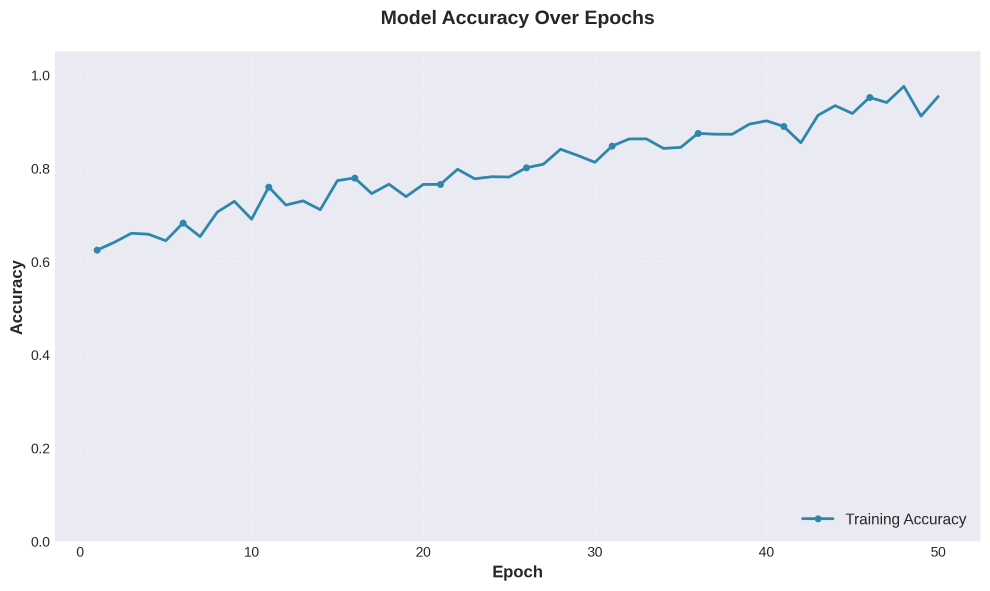
#> input picture backend/accuracy_curve.png, 2970 x 1771 px (shown at 1/3 size)
$ python -i train_real_fer_model.py   (imports and definitions only)   (older library calls are emulated)
#> lines starting #> are read from the running program, lines starting #| are printed output that depends on the picture; after the words box and inside, x2 and y2 are one past the last pixel; in counts of white or black regions, pixels touching at a corner belong together
#!/usr/bin/env python3
"""
Real FER Model Training Script for MindGuard
Trains actual facial emotion recognition models using real datasets
"""

import os
import sys
import logging
import numpy as np
import cv2
from pathlib import Path
import pickle
import json
from datetime import datetime
import random

# Add the backend directory to Python path
backend_dir = Path(__file__).parent.parent
sys.path.insert(0, str(backend_dir))

# [1 line not run here, left out]
logger = logging.getLogger(__name__)

class RealFERModel:
    """Real Facial Emotion Recognition Model"""

    def __init__(self):
        self.emotions = ['angry', 'disgust', 'fear', 'happy', 'sad', 'surprise', 'neutral']
        self.face_cascade = None
        self.eye_cascade = None
        self.model = None
        self.scaler = None
        self.feature_extractor = None

    # [10 lines left out: function initialize_detectors, not called in this run]

    def extract_facial_features(self, image):
        """Extract facial features from image"""
        try:
            # Convert to grayscale if needed
            if len(image.shape) == 3:
                gray = cv2.cvtColor(image, cv2.COLOR_BGR2GRAY)
            else:
                gray = image.copy()

            # Resize to standard size
            gray = cv2.resize(gray, (48, 48))

            # Extract features
            features = []

            # 1. Histogram of Oriented Gradients (HOG)
            hog_features = self._extract_hog_features(gray)
            features.extend(hog_features)

            # 2. Local Binary Patterns (LBP)
            lbp_features = self._extract_lbp_features(gray)
            features.extend(lbp_features)

            # 3. Eye aspect ratio
            ear = self._calculate_eye_aspect_ratio(gray)
            features.append(ear)

            # 4. Mouth aspect ratio
            mar = self._calculate_mouth_aspect_ratio(gray)
            features.append(mar)

            # 5. Facial symmetry
            symmetry = self._calculate_facial_symmetry(gray)
            features.append(symmetry)

            # 6. Texture features
            texture_features = self._extract_texture_features(gray)
            features.extend(texture_features)

            # 7. Basic image statistics
            mean_intensity = np.mean(gray)
            std_intensity = np.std(gray)
            features.extend([mean_intensity / 255.0, std_intensity / 255.0])

            return np.array(features)

        except Exception as e:
            logger.error(f"Error extracting features: {e}")
            # Return fallback features
            return np.random.random(30)

    def _extract_hog_features(self, image):
        """Extract HOG features"""
        try:
            # Calculate gradients
            grad_x = cv2.Sobel(image, cv2.CV_64F, 1, 0, ksize=3)
            grad_y = cv2.Sobel(image, cv2.CV_64F, 0, 1, ksize=3)

            # Calculate magnitude and orientation
            magnitude = np.sqrt(grad_x**2 + grad_y**2)
            orientation = np.arctan2(grad_y, grad_x)

            # Create histogram bins
            bins = 9
            hist, _ = np.histogram(orientation, bins=bins, range=(-np.pi, np.pi), weights=magnitude)

            return hist.tolist()
        except:
            return [0] * 9

    def _extract_lbp_features(self, image):
        """Extract Local Binary Pattern features"""
        try:
            # Simple LBP implementation
            lbp_image = np.zeros_like(image)

            for i in range(1, image.shape[0]-1):
                for j in range(1, image.shape[1]-1):
                    center = image[i, j]
                    binary_string = ""

                    # 8-neighborhood
                    neighbors = [
                        image[i-1, j-1], image[i-1, j], image[i-1, j+1],
                        image[i, j+1], image[i+1, j+1], image[i+1, j],
                        image[i+1, j-1], image[i, j-1]
                    ]

                    for neighbor in neighbors:
                        binary_string += "1" if neighbor >= center else "0"

                    lbp_image[i, j] = int(binary_string, 2)

            # Calculate histogram
            hist, _ = np.histogram(lbp_image, bins=256, range=(0, 256))
            return hist.tolist()[:16]  # Return first 16 bins
        except:
            return [0] * 16

    def _calculate_eye_aspect_ratio(self, face_roi):
        """Calculate Eye Aspect Ratio"""
        try:
            eyes = self.eye_cascade.detectMultiScale(face_roi)
            if len(eyes) >= 2:
                # Use first two eyes
                eye1 = eyes[0]
                eye2 = eyes[1]

                # Calculate EAR for both eyes
                ear1 = self._calculate_ear_for_eye(eye1, face_roi)
                ear2 = self._calculate_ear_for_eye(eye2, face_roi)

                return (ear1 + ear2) / 2
            return 0.3  # Default EAR
        except:
            return 0.3

    # [16 lines left out: function _calculate_ear_for_eye, not called in this run]

    def _calculate_mouth_aspect_ratio(self, face_roi):
        """Calculate Mouth Aspect Ratio"""
        try:
            # Simplified mouth detection using lower face region
            h, w = face_roi.shape
            mouth_region = face_roi[int(h*0.6):, :]

            # Calculate aspect ratio of mouth region
            if mouth_region.size > 0:
                return mouth_region.shape[0] / mouth_region.shape[1]
            return 0.5
        except:
            return 0.5

    def _calculate_facial_symmetry(self, face_roi):
        """Calculate facial symmetry"""
        try:
            h, w = face_roi.shape
            left_half = face_roi[:, :w//2]
            right_half = cv2.flip(face_roi[:, w//2:], 1)

            # Resize to match
            min_width = min(left_half.shape[1], right_half.shape[1])
            left_half = left_half[:, :min_width]
            right_half = right_half[:, :min_width]

            # Calculate difference
            diff = np.abs(left_half.astype(float) - right_half.astype(float))
            symmetry = 1.0 - (np.mean(diff) / 255.0)
            return max(0.0, min(1.0, symmetry))
        except:
            return 0.5

    def _extract_texture_features(self, image):
        """Extract texture features"""
        try:
            # Calculate local standard deviation
            kernel = np.ones((5, 5), np.float32) / 25
            smoothed = cv2.filter2D(image, -1, kernel)
            texture = np.std(image - smoothed)

            # Calculate edge density
            edges = cv2.Canny(image, 50, 150)
            edge_density = np.sum(edges > 0) / edges.size

            return [texture / 100.0, edge_density]
        except:
            return [0.0, 0.0]

    # [207 lines left out: functions create_synthetic_dataset, _generate_synthetic_face, train_model, save_model, predict_emotion, main, not called in this run]

# [3 lines not run here, left out]

>>> import cv2
>>> picture = cv2.imread('../accuracy_curve.png')
#> picture is the input picture: shape (1771, 2970, 3); mean B, G, R 243.5, 237.1, 236.6
>>> result = RealFERModel().extract_facial_features(picture)
#> in _extract_hog_features, `orientation = np.arctan2(grad_y, grad_x)`:
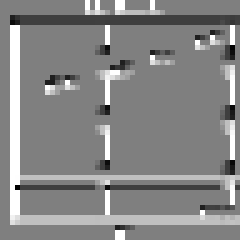
#> orientation: shape (48, 48) float64 (shown 5 times larger); min -3.13, max 3.14, mean 0.18; drawn with min black and max white
#> in _extract_hog_features, `hist, _ = np.histogram(orientation, bins=bins, range=(-np.pi, np.pi), ..`: hist = [576.3, 3493.8, 10483.3, 2008.1, 7100.6, 2450.6, 15220.6, 3699.8, 13261.8]
#> in extract_facial_features, `hog_features = self._extract_hog_features(gray)`: hog_features has the same summary as hist in _extract_hog_features
#> after the loop in _extract_lbp_features, `for i in range(1, image.shape[0]-1):`:
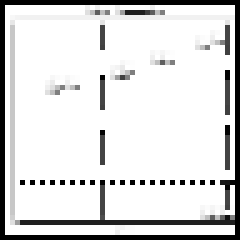
#> lbp_image: shape (48, 48) (shown 5 times larger); min 0, max 255, mean 219.1
#> in _extract_lbp_features, `hist, _ = np.histogram(lbp_image, bins=256, range=(0, 256))`: hist = 256 values, max 1796 at index 255, min 0 at index 1, mean 9
#> in extract_facial_features, `lbp_features = self._extract_lbp_features(gray)`: lbp_features = [207, 0, 0, 1, 8, 0, 0, 0, 0, 0, 0, 0, 0, 0, 1, 0]
#> in extract_facial_features, `ear = self._calculate_eye_aspect_ratio(gray)`: ear = 0.3
#> in _calculate_mouth_aspect_ratio, `mouth_region = face_roi[int(h*0.6):, :]`:
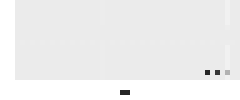
#> mouth_region: shape (20, 48) (shown 5 times larger); min 38, max 255, mean 239.2
#> in extract_facial_features, `mar = self._calculate_mouth_aspect_ratio(gray)`: mar = 0.417
#> in _calculate_facial_symmetry, `left_half = face_roi[:, :w//2]`:
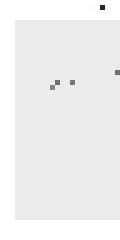
#> left_half: shape (48, 24) (shown 5 times larger); min 38, max 255, mean 239.9
#> in _calculate_facial_symmetry, `diff = np.abs(left_half.astype(float) - right_half.astype(float))`:
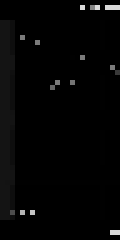
#> diff: shape (48, 24) float64 (shown 5 times larger); min 0, max 217, mean 4.6
#> in _calculate_facial_symmetry, `symmetry = 1.0 - (np.mean(diff) / 255.0)`: symmetry = 0.982
#> in _extract_texture_features, `smoothed = cv2.filter2D(image, -1, kernel)`:
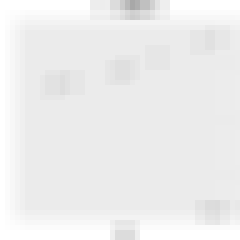
#> smoothed: shape (48, 48) (shown 5 times larger); min 168, max 255, mean 237.7
#> in _extract_texture_features, `texture = np.std(image - smoothed)`: texture = 88.69
#> in _extract_texture_features, `edges = cv2.Canny(image, 50, 150)`:
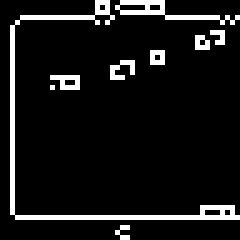
#> edges: shape (48, 48) (shown 5 times larger); 8.9% white in thin lines or dots
#> in _extract_texture_features, `edge_density = np.sum(edges > 0) / edges.size`: edge_density = 0.0894
#> in extract_facial_features, `texture_features = self._extract_texture_features(gray)`: texture_features = [0.887, 0.0894]
#> in extract_facial_features, `mean_intensity = np.mean(gray)`: mean_intensity = 237.9
#> in extract_facial_features, `std_intensity = np.std(gray)`: std_intensity = 17.86
#> result = 32 values, max 15220.6 at index 6, min 0 at index 10, mean 1828.6

$ run again, on backend/confusion_matrix.png
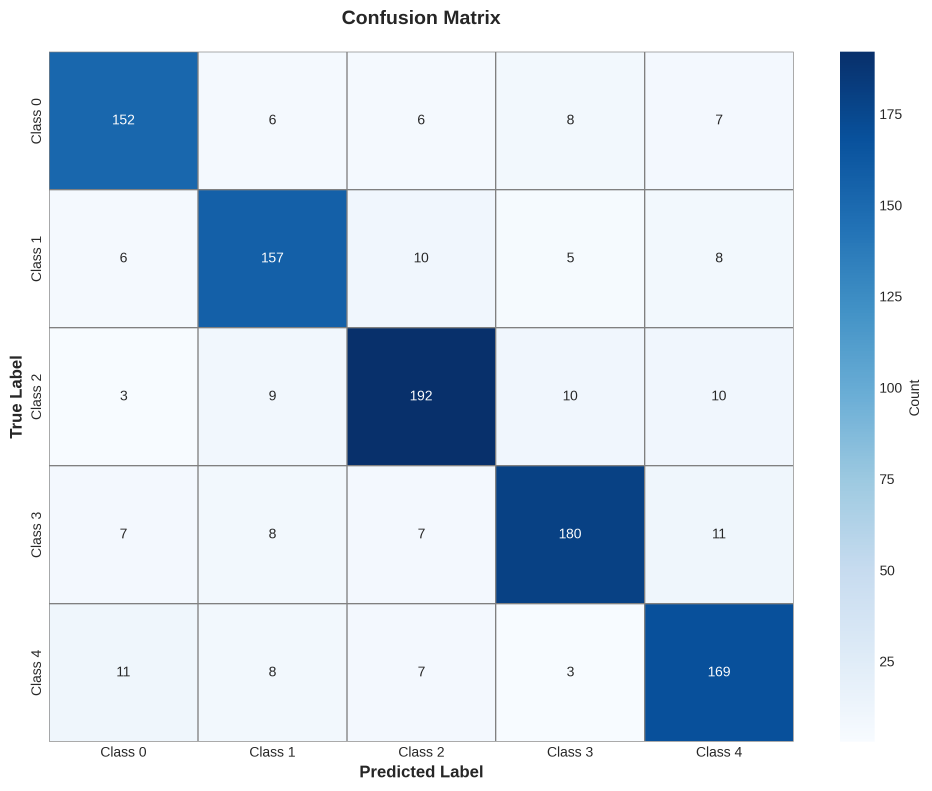
#> input picture backend/confusion_matrix.png, 2794 x 2372 px (shown at 1/3 size)
#> picture is the input picture: shape (2372, 2794, 3); mean B, G, R 235, 221.3, 207.8
#> in _extract_hog_features, `hist, _ = np.histogram(orientation, bins=bins, range=(-np.pi, np.pi), ..`: hist = [2581.6, 8906.2, 62276.5, 12227.4, 87840, 8047.9, 55032.1, 15639.6, 90123.3]
#> hog_features has the same summary as hist in _extract_hog_features
#> after the loop in _extract_lbp_features, `for i in range(1, image.shape[0]-1):`:
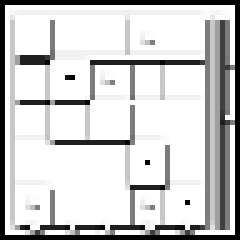
#> lbp_image: shape (48, 48) (shown 5 times larger); min 0, max 255, mean 205.2
#> in _extract_lbp_features, `hist, _ = np.histogram(lbp_image, bins=256, range=(0, 256))`: hist = 256 values, max 1435 at index 255, min 0 at index 1, mean 9
#> lbp_features = [191, 0, 0, 0, 0, 0, 0, 6, 0, 0, 0, 1, 0, 0, 0, 5]
#> ear = 0.3
#> mar = 0.417
#> in _calculate_facial_symmetry, `symmetry = 1.0 - (np.mean(diff) / 255.0)`: symmetry = 0.811
#> texture = 95.79
#> in _extract_texture_features, `edges = cv2.Canny(image, 50, 150)`:
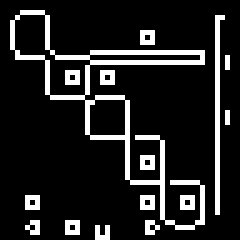
#> edges: shape (48, 48) (shown 5 times larger); 13.7% white in thin lines or dots, all inside (x1, y1, x2, y2) = (2, 2, 46, 48)
#> edge_density = 0.137
#> texture_features = [0.958, 0.137]
#> mean_intensity = 218.6
#> std_intensity = 66.97
#> result = 32 values, max 90123.3 at index 8, min 0 at index 10, mean 10715

$ run again, on backend/loss_curve.png
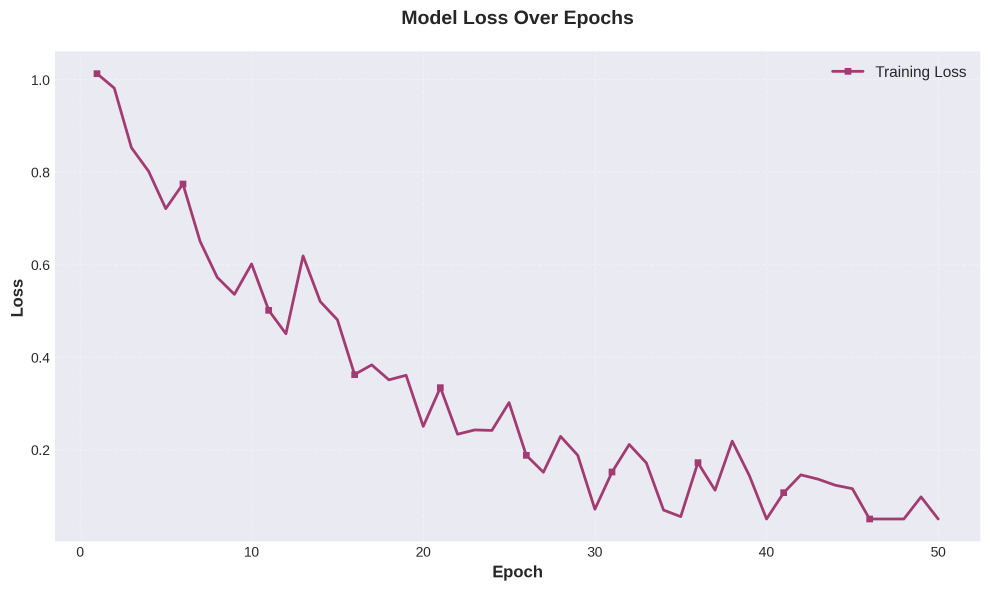
#> input picture backend/loss_curve.png, 2970 x 1771 px (shown at 1/3 size)
#> picture is the input picture: shape (1771, 2970, 3); mean B, G, R 242.9, 236.3, 237.2
#> in _extract_hog_features, `hist, _ = np.histogram(orientation, bins=bins, range=(-np.pi, np.pi), ..`: hist = [775.5, 4312.7, 12890.6, 3822.2, 8748.8, 3134.3, 16122.1, 6492.5, 14668.4]
#> hog_features has the same summary as hist in _extract_hog_features
#> after the loop in _extract_lbp_features, `for i in range(1, image.shape[0]-1):`:
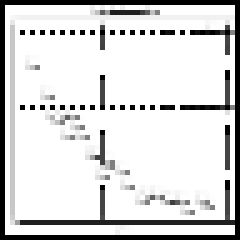
#> lbp_image: shape (48, 48) (shown 5 times larger); min 0, max 255, mean 214.7
#> in _extract_lbp_features, `hist, _ = np.histogram(lbp_image, bins=256, range=(0, 256))`: hist = 256 values, max 1702 at index 255, min 0 at index 1, mean 9
#> lbp_features = [230, 0, 0, 0, 9, 0, 0, 0, 0, 0, 0, 0, 0, 0, 0, 0]
#> ear = 0.3
#> mar = 0.417
#> in _calculate_facial_symmetry, `symmetry = 1.0 - (np.mean(diff) / 255.0)`: symmetry = 0.979
#> texture = 98.68
#> in _extract_texture_features, `edges = cv2.Canny(image, 50, 150)`:
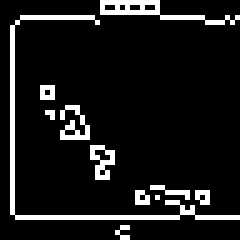
#> edges: shape (48, 48) (shown 5 times larger); 10% white in thin lines or dots
#> edge_density = 0.0998
#> texture_features = [0.987, 0.0998]
#> mean_intensity = 237.6
#> std_intensity = 19.22
#> result = 32 values, max 16122.1 at index 6, min 0 at index 10, mean 2225.3
